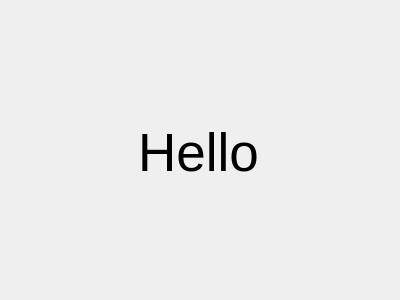
<?xml version="1.0" encoding="UTF-8"?>
<ui version="4.0">
 <class>ConfigUi</class>
 <widget class="QWidget" name="ConfigUi">
  <property name="geometry">
   <rect>
    <x>0</x>
    <y>0</y>
    <width>400</width>
    <height>300</height>
   </rect>
  </property>
  <property name="minimumSize">
   <size>
    <width>400</width>
    <height>300</height>
   </size>
  </property>
  <property name="windowTitle">
   <string>Form</string>
  </property>
  <property name="toolTip">
   <string>Config dialog for Romthumbnailer</string>
  </property>
  <widget class="QLabel" name="label">
   <property name="geometry">
    <rect>
     <x>-2</x>
     <y>2</y>
     <width>401</width>
     <height>301</height>
    </rect>
   </property>
   <property name="font">
    <font>
     <pointsize>40</pointsize>
    </font>
   </property>
   <property name="text">
    <string>Hello</string>
   </property>
   <property name="alignment">
    <set>Qt::AlignCenter</set>
   </property>
  </widget>
 </widget>
 <resources/>
 <connections/>
</ui>
